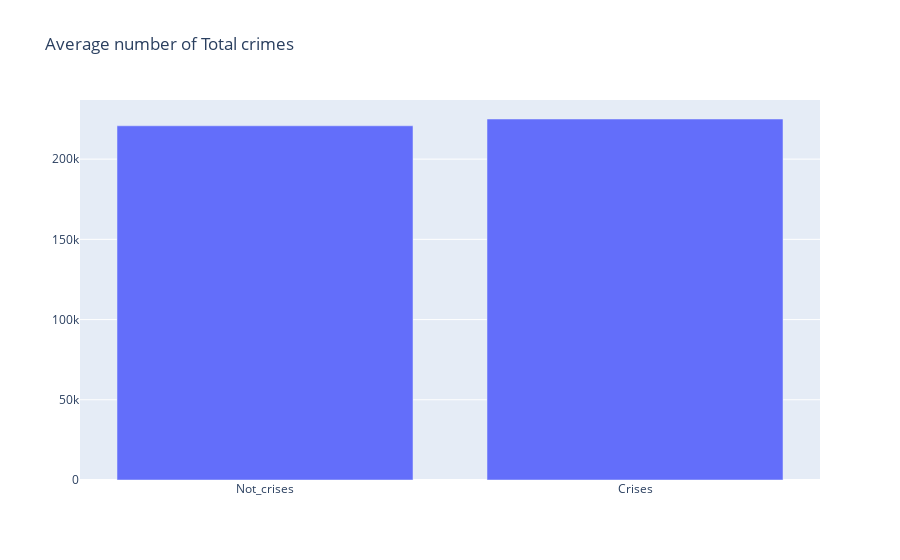

Notebook code cell kept with this figure:
### Markdown cell above
By this plot we can see, that the average percentage of the Thefts in the Total crimes in crises years was just a little bit bigger than in the ordinary.years. The difference is very small (+-0.06%). So, my hypothesis was wrong. The consentration of the Thefts does not depend on the crises.

### Code cell
d=df.groupby('Crises_or_not', as_index=False)[['Total_crimes']].mean().sort_values('Crises_or_not', ascending=False)
fig=go.Figure()
fig=fig.add_trace(go.Bar(x=d.Crises_or_not, y=d.Total_crimes))
fig.update_layout(title="Average number of Total crimes")

### Figure 1 — Plotly figure (JSON) as saved in the notebook; plotly's stock layout.template omitted (floating-point values rounded to 4 significant figures)
{"data": [{"type": "bar", "x": ["Not_crises", "Crises"], "y": [220800.0, 225000.0]}], "layout": {"title": {"text": "Average number of Total crimes"}}}
